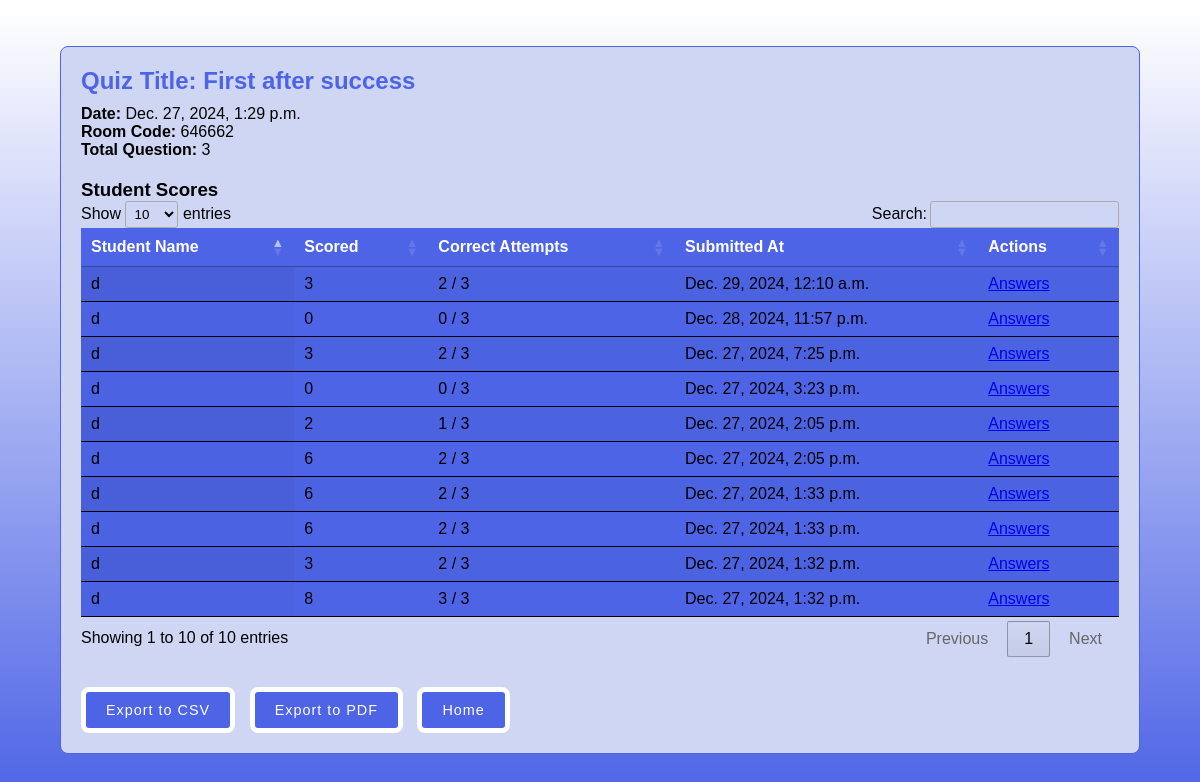
The app's page /q/view/1/ (signed in) with its own data.
### q/models.py (models this page shows, shortened)
class Quiz(models.Model):
    title = models.CharField(max_length=255)
    start_time = models.DateTimeField(blank=True, null=True)
    end_time = models.DateTimeField(blank=True, null=True)
    pdf = models.FileField(upload_to='pdfs/', null=True, blank=True)
    code = models.IntegerField(unique=True, editable=False, null=True, blank=True)
    host = models.ForeignKey(User, on_delete=models.CASCADE)
    created_at = models.DateTimeField(auto_now_add=True)
    show_results_to_student = models.BooleanField(default=True)  # Show results or not
    duration = models.IntegerField(default=2)  # Duration in minutes
    is_active = models.BooleanField(default=True)  # Whether the quiz is active or not

class QuizResult(models.Model):
    quiz = models.ForeignKey(Quiz, related_name='results', on_delete=models.CASCADE)
    user = models.ForeignKey(User, on_delete=models.CASCADE)
    score = models.IntegerField()
    total_points = models.IntegerField(default=0)
    percentage = models.DecimalField(max_digits=5, decimal_places=2, default=0)
    submitted_at = models.DateTimeField(auto_now_add=True)
    class Meta:
        ordering = ['-submitted_at']  # Most recent results first

### login/models.py (models this page shows, shortened)
class User(AbstractBaseUser, PermissionsMixin):
    email = models.EmailField(unique=True)
    first_name = models.CharField(max_length=50)
    last_name = models.CharField(max_length=50)
    is_student = models.BooleanField(default=False)
    is_teacher = models.BooleanField(default=False)
    is_verified = models.BooleanField(default=False)
    otp = models.CharField(max_length=6, blank=True, null=True)
    prn = models.CharField(max_length=20, blank=True, null=True)
    is_staff = models.BooleanField(default=False)
    is_active = models.BooleanField(default=True)
    profile_picture = models.ImageField(upload_to='profile_pics/', blank=True, null=True)
    GENDER_CHOICES = [
        ('Male', 'Male'),
        ('Female', 'Female'),
        ('Other', 'Other'),
    ]
    gender = models.CharField(max_length=10, choices=GENDER_CHOICES, default='Male')
    location = models.CharField(max_length=100, blank=True, null=True)
    date_joined = models.DateTimeField(auto_now_add=True)
    USERNAME_FIELD = 'email'
    REQUIRED_FIELDS = ['first_name', 'last_name']
    objects = CustomUserManager()
    groups = models.ManyToManyField(
        'auth.Group',
        related_name='custom_user_set',
        blank=True,
        help_text='The groups this user belongs to. A user will get all permissions granted to each of their groups.',
        verbose_name='groups',
    )
    user_permissions = models.ManyToManyField(
        'auth.Permission',
        related_name='custom_user_set',
        blank=True,
        help_text='Specific permissions for this user.',
        verbose_name='user permissions',
    )

### q/views.py (the view)
# urls.py: path('view/<int:quiz_id>/', views.quiz_view, name='quiz_view'),
@login_required
def quiz_view(request, quiz_id):
    if not request.user.is_teacher:
        return HttpResponseForbidden("You are not allowed to access this page.")
    quiz = get_object_or_404(Quiz, id=quiz_id)
    questions = quiz.questions.all()
    total_questions = questions.count()
    results = quiz.results.all()
    for result in results:
        correct_attempts = StudentAnswer.objects.filter(
            quiz_result=result,
            user_answer=F('correct_answer')
        ).count()
        result.correct_attempts = correct_attempts
    return render(request, 'view.html', {
        'quiz': quiz ,
        'results': results,
        'total_questions': total_questions,
        })

### q/templates/view.html (shortened to what this page needs)
<!DOCTYPE html>
{% load static %}
<html lang="en">
<head>
    <link rel="stylesheet" href="https://cdn.datatables.net/1.11.5/css/jquery.dataTables.min.css">
</head>
<body>
    <div class="container">
        <section class="quiz-details">
            <h2>Quiz Title: {{ quiz.title }}</h2>
            <p><strong>Date:</strong> {{ quiz.created_at }}</p>
            <p><strong>Room Code:</strong> {{ quiz.code }}</p>
            <p><strong>Total Question:</strong> {{ total_questions }}</p>
        </section>
        <section class="scores-table">
            <h3>Student Scores</h3>
            <table id="resultsTable" class="display">
                <thead>
                    <tr>
                        <th>Student Name</th>
                        <th>Scored</th>
                        <th>Correct Attempts</th>
                        <th>Submitted At</th>
                        <th>Actions</th>
                    </tr>
                </thead>
                <tbody>
                    {% for result in results %}
                        <tr>
                            <td>{{ result.user.first_name }}</td>
                            <td>{{ result.score }}</td>
                            <td>{{ result.correct_attempts }} / {{ total_questions }}</td>
                            <td>{{ result.submitted_at }}</td>
                            <td><a href="{% url 'view_student_answers' result.id %}">Answers</a></td>
                        </tr>
                    {% endfor %}
                </tbody>
            </table>
        </section>
        <section class="export-options">
            <button onclick="exportToCSV()">Export to CSV</button>
            <button onclick="exportToPDF()">Export to PDF</button>
            <button onclick="home()">Home</button>
        </section>
    </div>
</body>
</html>

### q/templates/view.html (style rules this page uses)
* { margin: 0; padding: 0; box-sizing: border-box; font-family: Arial, sans-serif; }
body { margin: 0; background: linear-gradient(0deg, #4d64e6 0%, #ffffff 99%); font-family: "Poppins"; display: flex; justify-content: center; align-items: center; min-height: 100vh; }
.container { max-width: 1200px; width: 90%; margin: 20px auto; padding: 20px; border: 1px solid #4d64e6; border-radius: 8px; background-color: #cfd6f4; }
.quiz-details { margin-bottom: 20px; }
.quiz-details h2 { margin-bottom: 10px; color: #4d64e6; }
.scores-table { margin-bottom: 30px; overflow-x: auto; }
.scores-table table { width: 100%; border-collapse: collapse; margin-top: 10px; background-color: #4d64e6; }
.scores-table th, .scores-table td { padding: 10px; text-align: left; border-bottom: 1px solid #000; white-space: nowrap; }
.scores-table th { background-color: #4d64e6; color: white; }
.export-options button { padding: 10px 20px; margin-right: 10px; border: 5px solid #fff; color: #fff; text-decoration: none; border-radius: 1vh; font-size: 1.2vw; transition: 0.6s ease-in-out; letter-spacing: 1px; background: #4d64e6; }

### records on screen
Quiz: title "First after success", created_at "Dec. 27, 2024, 1:29 p.m.", code "646662"
QuizResult: user.first_name "d", score "3", correct_attempts "2", submitted_at "Dec. 29, 2024, 12:10 a.m."
QuizResult: user.first_name "d", score "0", correct_attempts "0", total_questions "3", submitted_at "Dec. 28, 2024, 11:57 p.m."
QuizResult: user.first_name "d", score "3", correct_attempts "2", submitted_at "Dec. 27, 2024, 7:25 p.m."
QuizResult: user.first_name "d", score "0", correct_attempts "0", total_questions "3", submitted_at "Dec. 27, 2024, 3:23 p.m."
QuizResult: user.first_name "d", score "2", correct_attempts "1", total_questions "3", submitted_at "Dec. 27, 2024, 2:05 p.m."
QuizResult: user.first_name "d", score "6", correct_attempts "2", total_questions "3", submitted_at "Dec. 27, 2024, 2:05 p.m."
QuizResult: user.first_name "d", score "6", correct_attempts "2", total_questions "3", submitted_at "Dec. 27, 2024, 1:33 p.m."
QuizResult: user.first_name "d", score "6", correct_attempts "2", id "3", submitted_at "Dec. 27, 2024, 1:33 p.m."
QuizResult: user.first_name "d", score "3", correct_attempts "2", submitted_at "Dec. 27, 2024, 1:32 p.m."
QuizResult: user.first_name "d", score "8", correct_attempts "3", total_questions "3", submitted_at "Dec. 27, 2024, 1:32 p.m."

### other values on screen
{{ total_questions }} "3"
